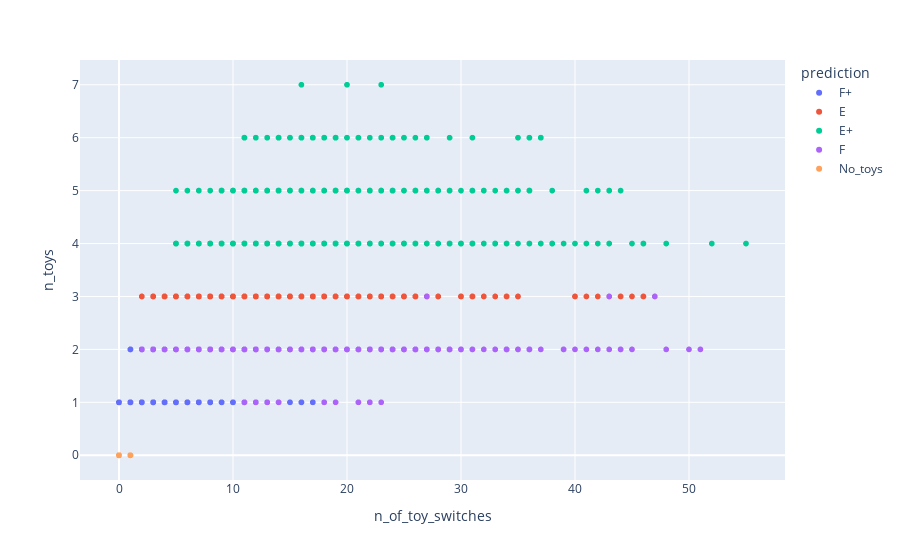

Write notebook code for a chart like this one.
### Code cell
print(np.corrcoef(np.hstack((all_feature_df['n_of_toy_switches'].to_numpy().reshape((-1,1)),\
            all_feature_df['n_toys'].to_numpy().reshape((-1,1)))), rowvar = False))

fig = px.scatter(all_feature_df, x = 'n_of_toy_switches', y = 'n_toys',\
            color = 'prediction')
fig.show()

### Figure 1 — Plotly figure (JSON) as saved in the notebook; plotly's stock layout.template omitted (floating-point values rounded to 4 significant figures; data arrays with more than 128 entries replaced by an {"elided": "..."} marker saying what was removed)
{"data": [{"hovertemplate": "prediction=F+<br>n_of_toy_switches=%{x}<br>n_toys=%{y}<extra></extra>", "legendgroup": "F+", "marker": {"color": "#636efa", "symbol": "circle"}, "mode": "markers", "name": "F+", "showlegend": true, "type": "scattergl", "x": {"elided": "440 int values"}, "xaxis": "x", "y": {"elided": "440 int values"}, "yaxis": "y"}, {"hovertemplate": "prediction=E<br>n_of_toy_switches=%{x}<br>n_toys=%{y}<extra></extra>", "legendgroup": "E", "marker": {"color": "#EF553B", "symbol": "circle"}, "mode": "markers", "name": "E", "showlegend": true, "type": "scattergl", "x": {"elided": "671 int values"}, "xaxis": "x", "y": {"elided": "671 int values"}, "yaxis": "y"}, {"hovertemplate": "prediction=E+<br>n_of_toy_switches=%{x}<br>n_toys=%{y}<extra></extra>", "legendgroup": "E+", "marker": {"color": "#00cc96", "symbol": "circle"}, "mode": "markers", "name": "E+", "showlegend": true, "type": "scattergl", "x": {"elided": "685 int values"}, "xaxis": "x", "y": {"elided": "685 int values"}, "yaxis": "y"}, {"hovertemplate": "prediction=F<br>n_of_toy_switches=%{x}<br>n_toys=%{y}<extra></extra>", "legendgroup": "F", "marker": {"color": "#ab63fa", "symbol": "circle"}, "mode": "markers", "name": "F", "showlegend": true, "type": "scattergl", "x": {"elided": "511 int values"}, "xaxis": "x", "y": {"elided": "511 int values"}, "yaxis": "y"}, {"hovertemplate": "prediction=No_toys<br>n_of_toy_switches=%{x}<br>n_toys=%{y}<extra></extra>", "legendgroup": "No_toys", "marker": {"color": "#FFA15A", "symbol": "circle"}, "mode": "markers", "name": "No_toys", "showlegend": true, "type": "scattergl", "x": [1, 1, 0, 1, 1, 0, 0, 0, 1, 0, 1, 0, 1, 0, 0, 0, 0, 0, 0, 0, 0, 0, 0, 0, 0, 0, 0, 0, 0, 0, 1, 0, 0, 0, 0, 0, 0, 0, 0, 1, 0, 0, 0, 0, 0, 0, 0, 0, 0, 0, 0, 0, 0, 0, 0, 0, 0, 0, 1, 1, 0, 0, 1, 1, 0, 0, 1, 0, 1, 0, 0, 0, 0, 0, 1, 0, 0, 1, 0, 0, 0, 1, 0, 1, 0, 0, 0, 0, 0, 0, 0, 0, 1, 1, 0, 0, 0, 0, 0, 0, 0, 0, 0, 0, 0, 1, 0, 1, 0, 0, 0, 0, 0, 1, 1, 1], "xaxis": "x", "y": [0, 0, 0, 0, 0, 0, 0, 0, 0, 0, 0, 0, 0, 0, 0, 0, 0, 0, 0, 0, 0, 0, 0, 0, 0, 0, 0, 0, 0, 0, 0, 0, 0, 0, 0, 0, 0, 0, 0, 0, 0, 0, 0, 0, 0, 0, 0, 0, 0, 0, 0, 0, 0, 0, 0, 0, 0, 0, 0, 0, 0, 0, 0, 0, 0, 0, 0, 0, 0, 0, 0, 0, 0, 0, 0, 0, 0, 0, 0, 0, 0, 0, 0, 0, 0, 0, 0, 0, 0, 0, 0, 0, 0, 0, 0, 0, 0, 0, 0, 0, 0, 0, 0, 0, 0, 0, 0, 0, 0, 0, 0, 0, 0, 0, 0, 0], "yaxis": "y"}], "layout": {"legend": {"title": {"text": "prediction"}, "tracegroupgap": 0}, "margin": {"t": 60}, "xaxis": {"anchor": "y", "domain": [0, 1], "title": {"text": "n_of_toy_switches"}}, "yaxis": {"anchor": "x", "domain": [0, 1], "title": {"text": "n_toys"}}}}
